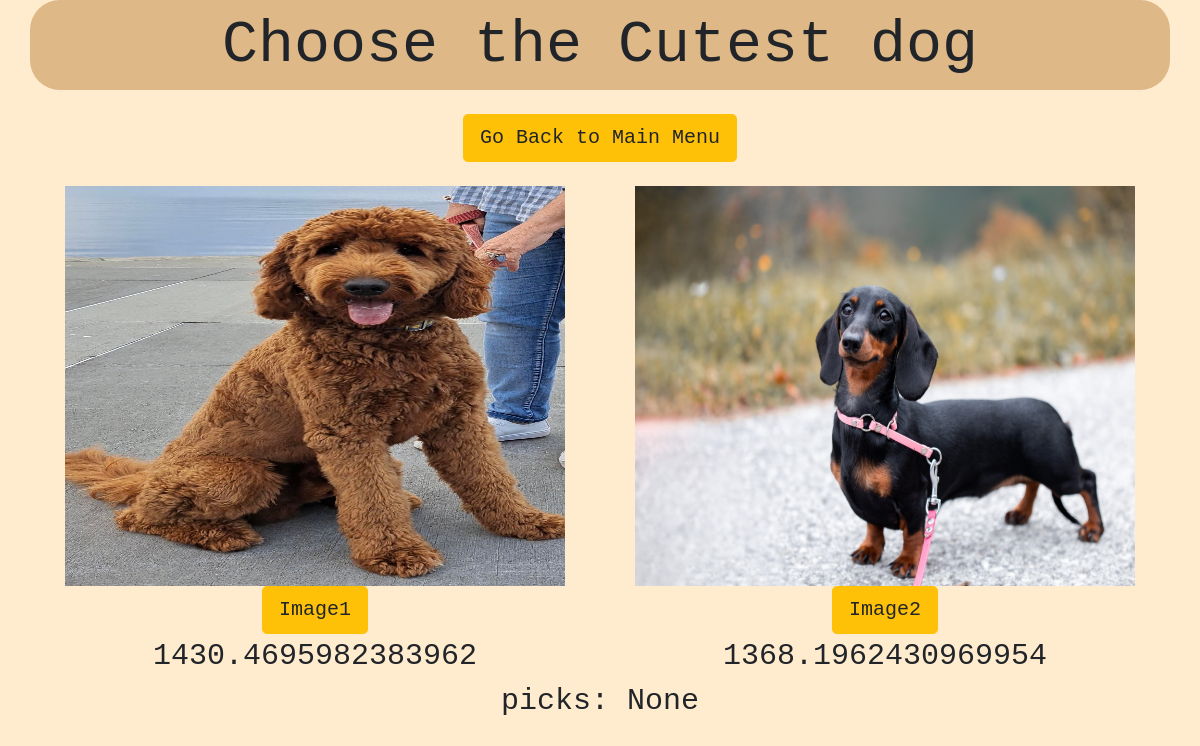
/play, run on an earlier commit of the app's database.
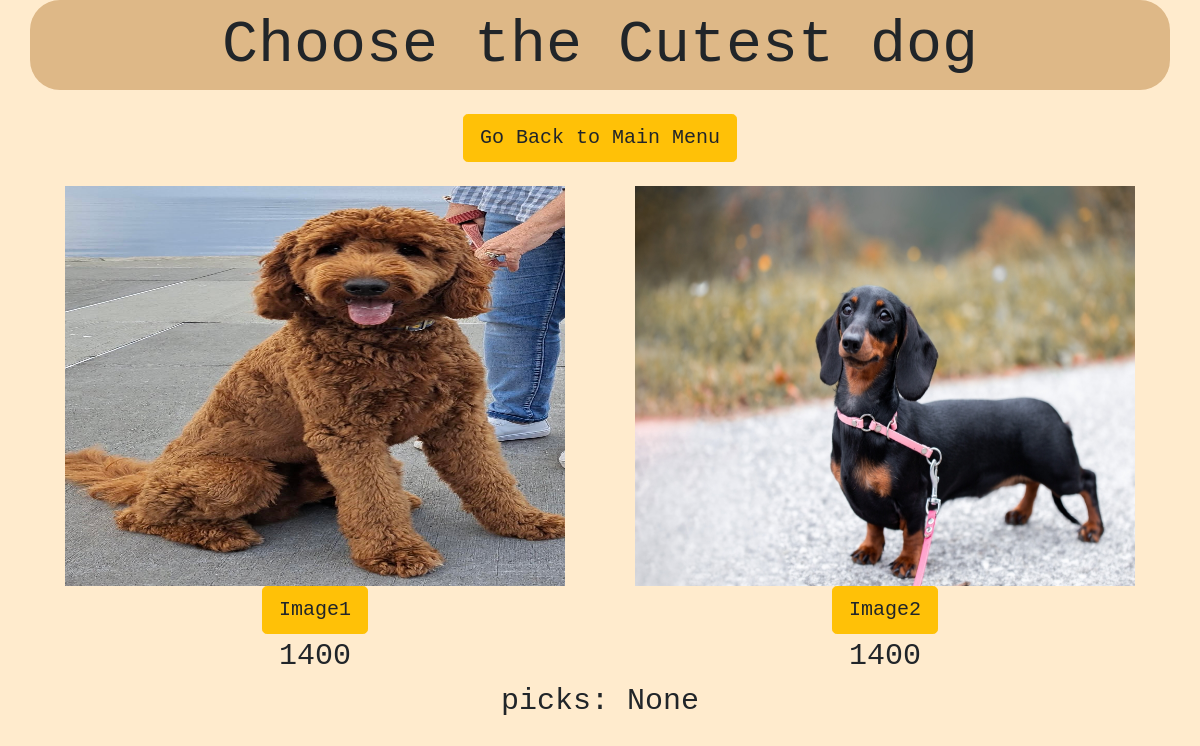
And on a later commit of the database.
### tables this page shows
CREATE TABLE images ( 
    id INTEGER PRIMARY KEY AUTOINCREMENT,
    link VARCHAR UNIQUE NOT NULL, 
    elo INTEGER NOT NULL
);

### app1/__init__.py (the view, shortened to what this page needs)
    @app.route('/play', methods = ('GET', 'POST'))
    def play():
        if session.get('picks') == 10:
            return redirect(url_for('finish'))
        db = get_db()
        indexes = elo.matchMake()
        i1 = indexes[0]
        i2 = indexes[1]
        image1 = db.execute(
            'SELECT * FROM images WHERE id = ?', (i1,)
        ).fetchone()
        image2 = db.execute(
            'SELECT * FROM images WHERE id = ?', (i2,)
        ).fetchone()
        link1 = image1['link']
        link2 = image2['link']
        session['Image1'] = image1['link']
        session['Image2'] = image2['link']
        return render_template('Play.html', Image1 = link1, Image2 = link2, elo1 = image1['elo'], elo2 = image2['elo'], picks = session.get('picks'))

### app1/db.py (called while the page is built)
def get_db():
    if 'db' not in g:
        g.db = sqlite3.connect(
            current_app.config['DATABASE'],
            detect_types=sqlite3.PARSE_DECLTYPES
        )
        g.db.row_factory = sqlite3.Row
    return g.db

### app1/elo.py (called while the page is built)
def matchMake():
    db = get_db()
    numImages = db.execute(
        'SELECT count(*) AS count FROM images'
    ).fetchone()
    n = numImages['count']
    index1 = random.randrange(1, n)
    index2 = random.randrange(1, n)
    while index2 == index1:
        index2 = random.randrange(1, n)
    array = [index1, index2]
    return array

### app1/templates/Play.html (shortened to what this page needs)
<!DOCTYPE html>
<html lang="en">
    <head>
        <link rel="stylesheet" href="https://cdn.jsdelivr.net/npm/bootstrap@4.1.3/dist/css/bootstrap.min.css">
    </head>
    <body style="background-color: blanchedalmond; font-family: 'Courier New', Courier, monospace; text-align: center;">
        <div class = "container" style="background-color: burlywood; font-size: 60px; border-radius: 30px;">
            Choose the Cutest dog
        </div>
        <br>
        <div>
            <a href="{{url_for('hello')}}">
                <button type="button" class="btn btn-warning  btn-lg" id = "Main">
                    Go Back to Main Menu
                </button>
            </a>
        </div>
        <br>
        <div class="container" style="font-family: 'Courier New', Courier, monospace; font-size: 30px;">
            <div class = "row">
                <div class = "col-sm">
                    <img height="400" width="500" src = "/static/{{ Image1 }}">
                </div>
                <div class = "col-sm">
                    <img height="400" width="500" src = "/static/{{ Image2 }}">
                </div>
            </div>
            <div class = "row">
                <div class = "col-sm">
                    <form method="post"> <input type = "submit" class="btn btn-warning  btn-lg" name = "Image" value = "Image1"></form>
                </div>
                <div class = "col-sm">
                    <form method="post"> <input type = "submit" class="btn btn-warning  btn-lg" name = "Image" value = "Image2"></form>
                </div>
            </div>
            <div class = "row">
                <div class = "col-sm">
                    {{ elo1 }}
                </div>
                <div class= "col-sm">
                    {{ elo2 }}
                </div>
            </div>
            <div class = "row">
                <div class = "col-sm">
                    picks: {{ picks }}
                </div>
            </div>
        </div>
    </body>
</html>

What changed in the data, as far as the page shows it:
changed images (number 1 of 2 on the later page): elo "1430.4695982383962" → "1400"
changed images (number 2 of 2 on the later page): elo "1368.1962430969954" → "1400"
